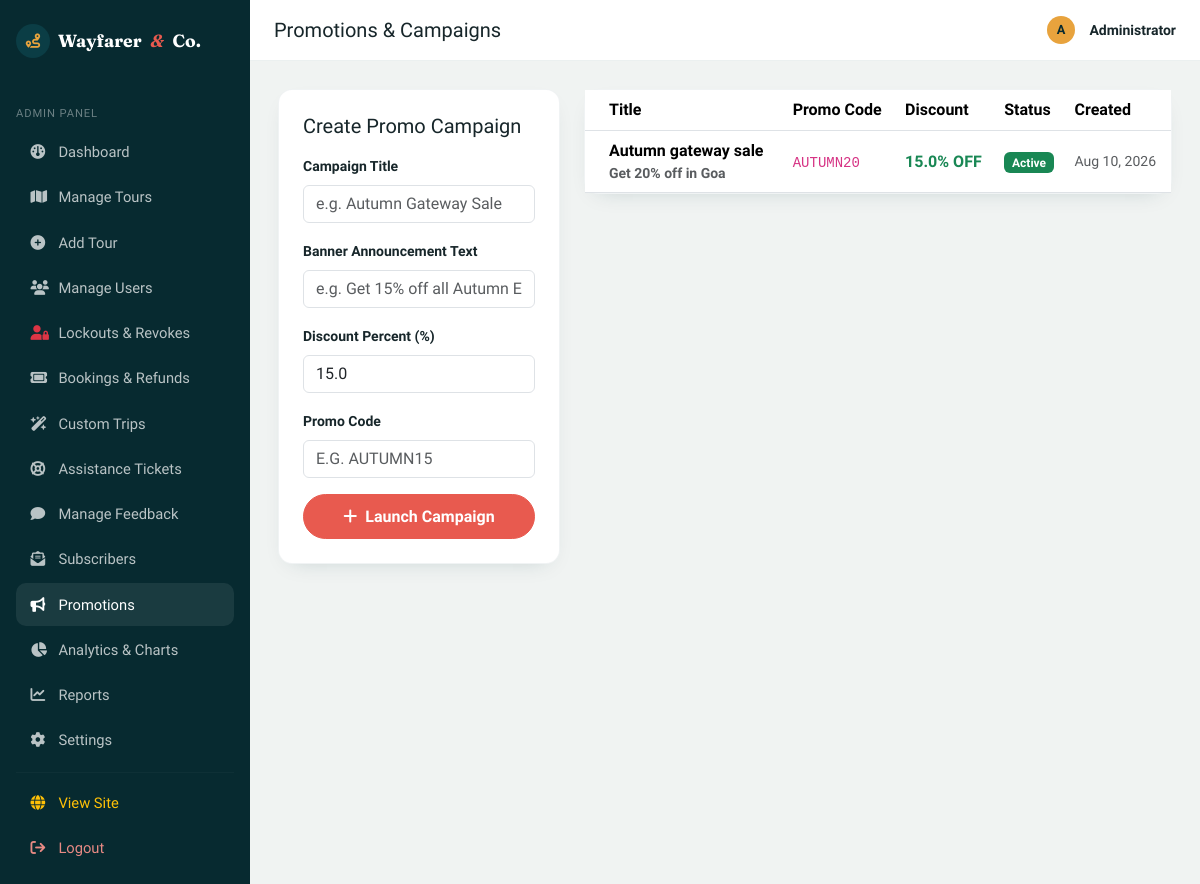
Page /admin/promotions (signed in) on the earlier database version.
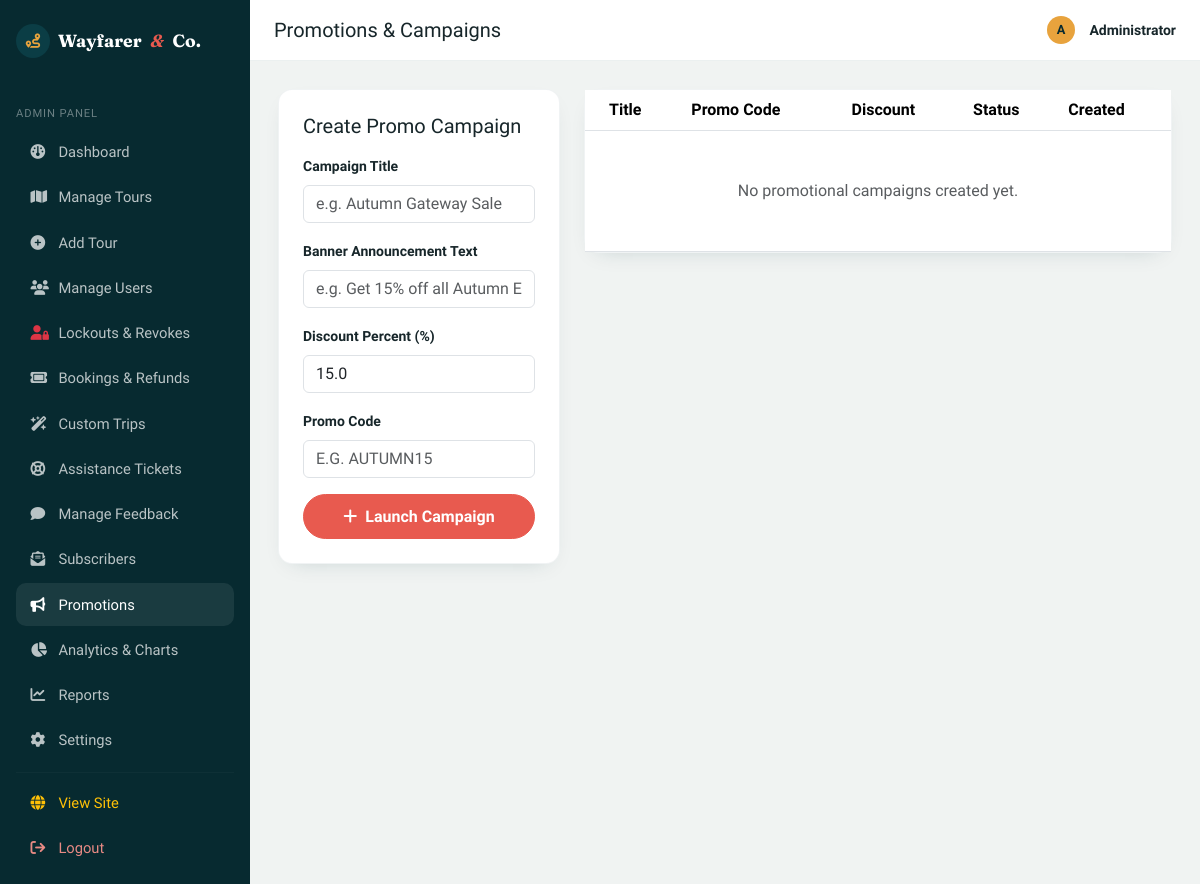
Same page on the later database version.
### models/extra_features.py (models this page shows)
class PromotionCampaign(db.Model):
    __tablename__ = "promotion_campaigns"
    id = db.Column(db.Integer, primary_key=True)
    title = db.Column(db.String(150), nullable=False)
    description = db.Column(db.Text, nullable=True)
    banner_text = db.Column(db.String(255), nullable=True)
    discount_percent = db.Column(db.Float, default=15.0, nullable=False)
    promo_code = db.Column(db.String(50), nullable=True)
    is_active = db.Column(db.Boolean, default=True, nullable=False)
    created_at = db.Column(db.DateTime, default=datetime.utcnow)

### routes/admin.py (the view, shortened to what this page needs)
@admin_bp.route("/promotions", methods=["GET", "POST"])
@admin_required
def manage_promotions():
    from models import PromotionCampaign
    promos = PromotionCampaign.query.order_by(PromotionCampaign.created_at.desc()).all()
    return render_template("admin/promotions.html", promos=promos)

### models/user.py (called while the page is built)
    def is_admin(self):
        return self.role == "admin"

### routes/main.py (called while the page is built)
@main_bp.app_context_processor
def inject_globals():
    from flask import session
    security_mode = session.get("security_mode", "ON")
    return {
        "current_user": get_current_user(),
        "security_mode": security_mode
    }

### routes/utils.py (called while the page is built)
def get_current_user():
    user_id = session.get("user_id")
    if not user_id:
        return None
    return db.session.get(User, user_id)

### templates/admin/promotions.html (shortened to what this page needs)
{% extends "admin/base_admin.html" %}
{% set active = 'promotions' %}
{% block page_title %}Promotions & Campaigns{% endblock %}
{% block admin_content %}
<div class="row g-4">
    <div class="col-md-4">
        <div class="wf-panel p-4">
            <h5 class="mb-3">Create Promo Campaign</h5>
            <form method="post">
                <div class="mb-3">
                    <label class="form-label small fw-semibold">Campaign Title</label>
                    <input type="text" name="title" class="form-control" placeholder="e.g. Autumn Gateway Sale" required>
                </div>
                <div class="mb-3">
                    <label class="form-label small fw-semibold">Banner Announcement Text</label>
                    <input type="text" name="banner_text" class="form-control" placeholder="e.g. Get 15% off all Autumn Europe tours!">
                </div>
                <div class="mb-3">
                    <label class="form-label small fw-semibold">Discount Percent (%)</label>
                    <input type="number" step="0.5" name="discount_percent" class="form-control" value="15.0" required>
                </div>
                <div class="mb-3">
                    <label class="form-label small fw-semibold">Promo Code</label>
                    <input type="text" name="promo_code" class="form-control text-uppercase" placeholder="e.g. AUTUMN15" required>
                </div>
                <button type="submit" class="btn wf-btn-primary w-100"><i class="fa-solid fa-plus me-1"></i> Launch Campaign</button>
            </form>
        </div>
    </div>
    <div class="col-md-8">
        <div class="wf-panel p-0">
            <div class="table-responsive">
                <table class="table align-middle mb-0">
                    <thead>
                        <tr>
                            <th class="ps-4">Title</th>
                            <th>Promo Code</th>
                            <th>Discount</th>
                            <th>Status</th>
                            <th>Created</th>
                        </tr>
                    </thead>
                    <tbody>
                        {% for p in promos %}
                        <tr>
                            <td class="ps-4 fw-bold">
                                {{ p.title }}
                                <div class="small text-muted">{{ p.banner_text or '' }}</div>
                            </td>
                            <td><code>{{ p.promo_code }}</code></td>
                            <td class="fw-bold text-success">{{ p.discount_percent }}% OFF</td>
                            <td><span class="badge bg-success">Active</span></td>
                            <td class="small text-muted">{{ p.created_at.strftime('%b %d, %Y') }}</td>
                        </tr>
                        {% else %}
                        <tr><td colspan="5" class="text-center py-5 text-muted">No promotional campaigns created yet.</td></tr>
                        {% endfor %}
                    </tbody>
                </table>
            </div>
        </div>
    </div>
</div>
{% endblock %}

Differences in the rows shown:
removed PromotionCampaign: title "Autumn gateway sale", banner_text "Get 20% off in Goa", promo_code "AUTUMN20", discount_percent "15.0", created_at "Aug 10, 2026"
Other differences:
text now shown: "No promotional campaigns created yet."
